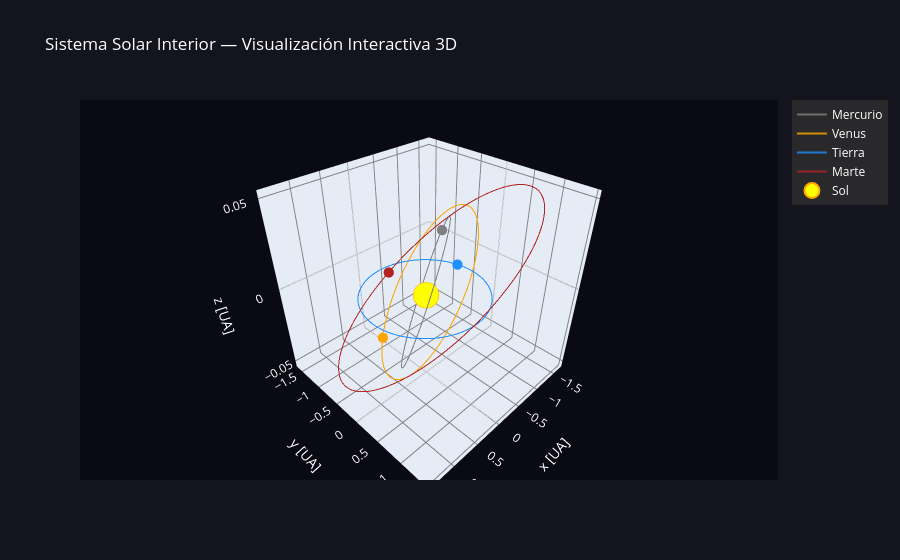

Here is the notebook cell this chart was saved with:
### Code cell
# === Visualización 3D interactiva con Plotly ===

fig_plotly = go.Figure()

# Órbitas
colores_plotly = {
    'Mercurio': 'gray',
    'Venus':    'orange',
    'Tierra':   'dodgerblue',
    'Marte':    'firebrick',
}

for nombre, color in colores_plotly.items():
    x = trayectorias[nombre]['x']
    y = trayectorias[nombre]['y']
    z = trayectorias[nombre]['z']

    # Traza la órbita
    fig_plotly.add_trace(go.Scatter3d(
        x=x, y=y, z=z,
        mode='lines',
        line=dict(color=color, width=2),
        name=nombre,
        opacity=0.8
    ))

    # Punto final (posición actual)
    fig_plotly.add_trace(go.Scatter3d(
        x=[x[-1]], y=[y[-1]], z=[z[-1]],
        mode='markers',
        marker=dict(color=color, size=6),
        showlegend=False
    ))

# Sol
fig_plotly.add_trace(go.Scatter3d(
    x=[0], y=[0], z=[0],
    mode='markers',
    marker=dict(color='yellow', size=15, line=dict(color='orange', width=2)),
    name='Sol'
))

fig_plotly.update_layout(
    title='Sistema Solar Interior — Visualización Interactiva 3D',
    scene=dict(
        xaxis_title='x [UA]',
        yaxis_title='y [UA]',
        zaxis_title='z [UA]',
        bgcolor='rgb(10, 10, 20)',
        xaxis=dict(gridcolor='gray'),
        yaxis=dict(gridcolor='gray'),
        zaxis=dict(gridcolor='gray'),
    ),
    paper_bgcolor='rgb(20, 20, 30)',
    font=dict(color='white'),
    legend=dict(bgcolor='rgba(50,50,50,0.7)')
)

fig_plotly.show()

### Figure 1 — Plotly figure (JSON) as saved in the notebook; plotly's stock layout.template omitted (floating-point values rounded to 4 significant figures; data arrays with more than 128 entries replaced by an {"elided": "..."} marker saying what was removed)
{"data": [{"line": {"color": "gray", "width": 2}, "mode": "lines", "name": "Mercurio", "opacity": 0.8, "type": "scatter3d", "x": {"elided": "1825 float values"}, "y": {"elided": "1825 float values"}, "z": {"elided": "1825 float values"}}, {"marker": {"color": "gray", "size": 6}, "mode": "markers", "showlegend": false, "type": "scatter3d", "x": [-0.3947], "y": [-0.0648], "z": [0.03093]}, {"line": {"color": "orange", "width": 2}, "mode": "lines", "name": "Venus", "opacity": 0.8, "type": "scatter3d", "x": {"elided": "1825 float values"}, "y": {"elided": "1825 float values"}, "z": {"elided": "1825 float values"}}, {"marker": {"color": "orange", "size": 6}, "mode": "markers", "showlegend": false, "type": "scatter3d", "x": [0.4154], "y": [-0.592], "z": [-0.03207]}, {"line": {"color": "dodgerblue", "width": 2}, "mode": "lines", "name": "Tierra", "opacity": 0.8, "type": "scatter3d", "x": {"elided": "1825 float values"}, "y": {"elided": "1825 float values"}, "z": {"elided": "1825 float values"}}, {"marker": {"color": "dodgerblue", "size": 6}, "mode": "markers", "showlegend": false, "type": "scatter3d", "x": [-0.9734], "y": [-0.2433], "z": [4.517e-06]}, {"line": {"color": "firebrick", "width": 2}, "mode": "lines", "name": "Marte", "opacity": 0.8, "type": "scatter3d", "x": {"elided": "1825 float values"}, "y": {"elided": "1825 float values"}, "z": {"elided": "1825 float values"}}, {"marker": {"color": "firebrick", "size": 6}, "mode": "markers", "showlegend": false, "type": "scatter3d", "x": [-0.5473], "y": [-1.522], "z": [-0.01844]}, {"marker": {"color": "yellow", "line": {"color": "orange", "width": 2}, "size": 15}, "mode": "markers", "name": "Sol", "type": "scatter3d", "x": [0], "y": [0], "z": [0]}], "layout": {"font": {"color": "white"}, "legend": {"bgcolor": "rgba(50,50,50,0.7)"}, "paper_bgcolor": "rgb(20, 20, 30)", "scene": {"bgcolor": "rgb(10, 10, 20)", "xaxis": {"gridcolor": "gray", "title": {"text": "x [UA]"}}, "yaxis": {"gridcolor": "gray", "title": {"text": "y [UA]"}}, "zaxis": {"gridcolor": "gray", "title": {"text": "z [UA]"}}}, "title": {"text": "Sistema Solar Interior — Visualización Interactiva 3D"}}}
